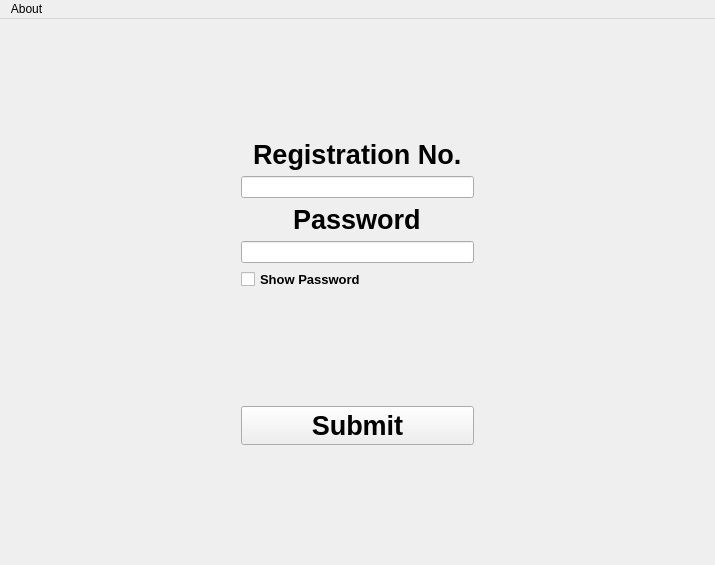
<?xml version="1.0" encoding="UTF-8"?>
<ui version="4.0">
 <class>LpumyClass</class>
 <widget class="QMainWindow" name="LpumyClass">
  <property name="geometry">
   <rect>
    <x>0</x>
    <y>0</y>
    <width>715</width>
    <height>565</height>
   </rect>
  </property>
  <property name="windowTitle">
   <string>LpuMyClass</string>
  </property>
  <widget class="QWidget" name="centralwidget">
   <property name="enabled">
    <bool>true</bool>
   </property>
   <property name="sizeIncrement">
    <size>
     <width>400</width>
     <height>600</height>
    </size>
   </property>
   <property name="styleSheet">
    <string notr="true"/>
   </property>
   <layout class="QHBoxLayout" name="horizontalLayout">
    <item>
     <spacer name="horizontalSpacer">
      <property name="orientation">
       <enum>Qt::Horizontal</enum>
      </property>
      <property name="sizeHint" stdset="0">
       <size>
        <width>40</width>
        <height>20</height>
       </size>
      </property>
     </spacer>
    </item>
    <item>
     <layout class="QGridLayout" name="gridLayout">
      <item row="4" column="0">
       <widget class="QLineEdit" name="passwordInput">
        <property name="inputMethodHints">
         <set>Qt::ImhHiddenText|Qt::ImhNoAutoUppercase|Qt::ImhNoPredictiveText|Qt::ImhSensitiveData</set>
        </property>
        <property name="inputMask">
         <string notr="true"/>
        </property>
        <property name="text">
         <string notr="true"/>
        </property>
        <property name="echoMode">
         <enum>QLineEdit::Password</enum>
        </property>
       </widget>
      </item>
      <item row="7" column="0">
       <widget class="QPushButton" name="submit">
        <property name="font">
         <font>
          <pointsize>20</pointsize>
          <weight>75</weight>
          <bold>true</bold>
         </font>
        </property>
        <property name="text">
         <string>Submit</string>
        </property>
       </widget>
      </item>
      <item row="8" column="0">
       <spacer name="verticalSpacer_3">
        <property name="orientation">
         <enum>Qt::Vertical</enum>
        </property>
        <property name="sizeHint" stdset="0">
         <size>
          <width>20</width>
          <height>40</height>
         </size>
        </property>
       </spacer>
      </item>
      <item row="6" column="0">
       <spacer name="verticalSpacer">
        <property name="orientation">
         <enum>Qt::Vertical</enum>
        </property>
        <property name="sizeHint" stdset="0">
         <size>
          <width>20</width>
          <height>40</height>
         </size>
        </property>
       </spacer>
      </item>
      <item row="3" column="0" alignment="Qt::AlignHCenter">
       <widget class="QLabel" name="passwordLabel">
        <property name="font">
         <font>
          <pointsize>20</pointsize>
          <weight>75</weight>
          <bold>true</bold>
         </font>
        </property>
        <property name="text">
         <string>Password</string>
        </property>
       </widget>
      </item>
      <item row="0" column="0">
       <spacer name="verticalSpacer_2">
        <property name="orientation">
         <enum>Qt::Vertical</enum>
        </property>
        <property name="sizeHint" stdset="0">
         <size>
          <width>20</width>
          <height>40</height>
         </size>
        </property>
       </spacer>
      </item>
      <item row="1" column="0" alignment="Qt::AlignHCenter">
       <widget class="QLabel" name="registrationLabel">
        <property name="enabled">
         <bool>true</bool>
        </property>
        <property name="font">
         <font>
          <pointsize>20</pointsize>
          <weight>75</weight>
          <bold>true</bold>
         </font>
        </property>
        <property name="text">
         <string>Registration No.</string>
        </property>
       </widget>
      </item>
      <item row="2" column="0">
       <widget class="QLineEdit" name="registrationInput"/>
      </item>
      <item row="5" column="0">
       <widget class="QCheckBox" name="passwordShow">
        <property name="font">
         <font>
          <pointsize>10</pointsize>
          <weight>75</weight>
          <bold>true</bold>
         </font>
        </property>
        <property name="text">
         <string>Show Password</string>
        </property>
       </widget>
      </item>
     </layout>
    </item>
    <item>
     <spacer name="horizontalSpacer_2">
      <property name="orientation">
       <enum>Qt::Horizontal</enum>
      </property>
      <property name="sizeHint" stdset="0">
       <size>
        <width>40</width>
        <height>20</height>
       </size>
      </property>
     </spacer>
    </item>
   </layout>
  </widget>
  <widget class="QMenuBar" name="menubar">
   <property name="geometry">
    <rect>
     <x>0</x>
     <y>0</y>
     <width>715</width>
     <height>21</height>
    </rect>
   </property>
   <widget class="QMenu" name="aboutMain">
    <property name="title">
     <string>About</string>
    </property>
    <addaction name="separator"/>
    <addaction name="actionHelp"/>
    <addaction name="actionDeveloper"/>
   </widget>
   <addaction name="aboutMain"/>
  </widget>
  <action name="actionHelp">
   <property name="text">
    <string>Help</string>
   </property>
  </action>
  <action name="actionDeveloper">
   <property name="text">
    <string>Developer</string>
   </property>
  </action>
 </widget>
 <resources/>
 <connections/>
</ui>
